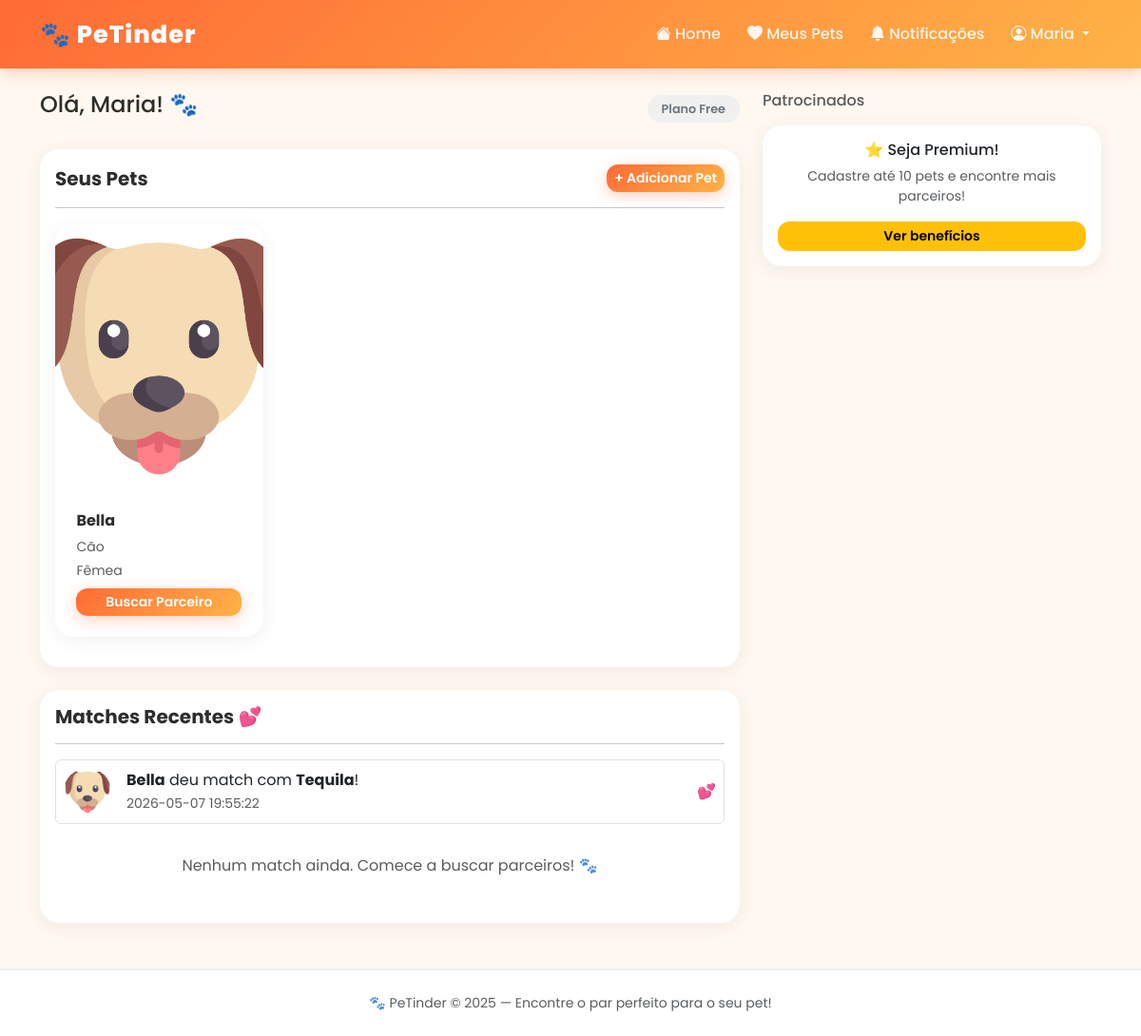
The app's page /home (signed in) with its own data.
### app/models/usuario.py (models this page shows, shortened)
class Usuario(UserMixin, db.Model):
    __tablename__ = 'usuario' # Diz ao SQL qual a tabela do banco esse modelo representa
    id = db.Column(db.Integer, primary_key=True)
    nome = db.Column(db.String(40), nullable=False)
    email = db.Column(db.String(30), unique=True, nullable=False)
    cpf = db.Column(db.String(11), nullable=False)
    endereco = db.Column(db.String(100))
    id_cidade = db.Column(db.Integer, db.ForeignKey('cidade.id'), nullable=False) # Chave estrangeira
    senha = db.Column(db.String(255), nullable=False)
    plano = db.Column(db.String(10), default='free')
    animais = db.relationship('Animal', backref='dono', lazy=True)
    notificacoes = db.relationship('Notificacao', backref='usuario', lazy=True)
    @login_manager.user_loader # Avisa o FlaskLogin que essa a função abaixo é responsável por carregar usuários (decorador)
    def load_user(user_id): # Recebe o user_id salvo no cookie do navegador
        return Usuario.query.get(int(user_id)) # Verifica o usuário no banco pelo ID e devolve ele

### app/models/animal.py (models this page shows, shortened)
class Animal(db.Model):
    __tablename__ = 'animal'
    id = db.Column(db.Integer, primary_key=True)
    nome = db.Column(db.String(40), nullable=False)
    idade = db.Column(db.Integer)
    genero = db.Column(db.String(1), nullable=False)
    foto = db.Column(db.String(255))
    pedigree = db.Column(db.Integer, default=0)
    descricao = db.Column(db.Text)
    id_especie = db.Column(db.Integer, db.ForeignKey('especie.id'), nullable=False)
    id_raca = db.Column(db.Integer, db.ForeignKey('raca.id'))
    id_usuario = db.Column(db.Integer, db.ForeignKey('usuario.id'), nullable=False)
    especie = db.relationship('Especie', backref='animais', lazy=True)
    raca = db.relationship('Raca', backref='animais', lazy=True)
    def get_genero(self):
        if self.genero == 'M':
            return 'Macho'
        return 'Fêmea'
    def get_foto(self):
        if self.foto:
            return f'/static/uploads/{self.foto}'
        return '/static/img/pet-default.png'

### app/models/especie.py (models this page shows, shortened)
class Especie(db.Model):
    __tablename__ = 'especie'
    id = db.Column(db.Integer, primary_key=True)
    nome = db.Column(db.String(20), nullable=False)

### app/models/match.py (models this page shows, shortened)
class Match(db.Model):
    __tablename__ = 'match'
    id = db.Column(db.Integer, primary_key=True)
    id_animal_1 = db.Column(db.Integer, db.ForeignKey('animal.id'), nullable=False) # Chave estrangeira
    id_animal_2 = db.Column(db.Integer, db.ForeignKey('animal.id'), nullable=False) # Chave estrangeira
    data = db.Column(db.Text, nullable=False, default=datetime.now().strftime('%Y-%m-%d %H:%M:%S')) # Data formatada
    animal_1 = db.relationship('Animal', foreign_keys=[id_animal_1], backref='matches_feitos')
    animal_2 = db.relationship('Animal', foreign_keys=[id_animal_2], backref='matches_recebidos')
    def get_outro_animal(self, animal_id): # Essa função retorna a partir do id de um animal, o outro animal com quem ele fez o match
        if self.id_animal_1 == animal_id:
            return self.animal_2
        return self.animal_1

### app/routes/main.py (the view)
@main.route('/') # Endereços da rota home
@main.route('/home') # Os dois levam pra mesma página
@login_required # Protege a rota, só entra quem estiver logado
def home():
    from app.models.anuncio import Anuncio # Importa o modelo anuncio
    anuncios = Anuncio.query.filter_by(ativo=1).all() # Busca todos anuncios no banco
    return render_template('home.html', anuncios=anuncios) # Renderiza a home e passa a lista de anúncios

### app/templates/home.html (shortened to what this page needs)
{% extends 'base.html' %}
{% block content %}
<div class="row">
    <div class="col-lg-8">
        <div class="d-flex justify-content-between align-items-center mb-4">
            <h4>Olá, {{ current_user.nome }}! 🐾</h4>
            {% if current_user.plano == 'free' %}
                <span class="badge-plano-free">Plano Free</span>
            {% else %}
                <span class="badge-plano-premium">⭐ Premium</span>
            {% endif %}
        </div>
        <div class="card mb-4">
            <div class="card-body">
                <div class="d-flex justify-content-between align-items-center">
                    <h5 class="card-title mb-0">Seus Pets</h5>
                    <a href="{{ url_for('pets.novo_pet') }}" class="btn btn-danger btn-sm">
                        + Adicionar Pet
                    </a>
                </div>
                <hr>
                {% if current_user.animais %}
                    <div class="row">
                        {% for animal in current_user.animais %}
                            <div class="col-md-4 mb-3">
                                <div class="card pet-card">
                                    <img src="{{ animal.get_foto() }}" alt="{{ animal.nome }}">
                                    <div class="card-body">
                                        <h6 class="card-title">{{ animal.nome }}</h6>
                                        <p class="text-muted small mb-1">{{ animal.especie.nome }}</p>
                                        <p class="text-muted small mb-2">{{ animal.get_genero() }}</p>
                                        <a href="{{ url_for('pets.buscar', animal_id=animal.id) }}"
                                           class="btn btn-danger btn-sm w-100">
                                            Buscar Parceiro
                                        </a>
                                    </div>
                                </div>
                            </div>
                        {% endfor %}
                    </div>
                {% endif %}
            </div>
        </div>
        <div class="card">
            <div class="card-body">
                <h5 class="card-title">Matches Recentes 💕</h5>
                <hr>
                {% set tem_match = false %}
                {% for animal in current_user.animais %}
                    {% for match in animal.matches_feitos %}
                        {% set tem_match = true %}
                        <div class="d-flex align-items-center mb-3 p-2 border rounded">
                            <img src="{{ animal.get_foto() }}"
                                 class="rounded-circle me-3"
                                 style="width:50px;height:50px;object-fit:cover">
                            <div>
                                <strong>{{ animal.nome }}</strong> deu match com
                                <strong>{{ match.get_outro_animal(animal.id).nome }}</strong>!
                                <br>
                                <small class="text-muted">{{ match.data }}</small>
                            </div>
                            <span class="ms-auto">💕</span>
                        </div>
                    {% endfor %}
                {% endfor %}
                {% if not tem_match %}
                    <p class="text-muted text-center py-3">
                        Nenhum match ainda. Comece a buscar parceiros! 🐾
                    </p>
                {% endif %}
            </div>
        </div>
    </div>
    <div class="col-lg-4">
        <h6 class="text-muted mb-3">Patrocinados</h6>
        {% if current_user.plano == 'free' %}
            <div class="card border-warning mt-3">
                <div class="card-body text-center">
                    <h6>⭐ Seja Premium!</h6>
                    <p class="small text-muted">
                        Cadastre até 10 pets e encontre mais parceiros!
                    </p>
                    <a href="{{ url_for('main.premium') }}" class="btn btn-warning btn-sm w-100">
                        Ver benefícios
                    </a>
                </div>
            </div>
        {% endif %}
    </div>
</div>
{% endblock %}

### app/templates/base.html (shortened to what this page needs)
<!DOCTYPE html>
<html lang="pt-br">
<head>
    <link href="https://cdn.jsdelivr.net/npm/bootstrap@5.3.0/dist/css/bootstrap.min.css" rel="stylesheet">
    <link href="https://cdn.jsdelivr.net/npm/bootstrap-icons@1.10.0/font/bootstrap-icons.css" rel="stylesheet">
    <link rel="stylesheet" href="{{ url_for('static', filename='css/style.css') }}">
</head>
<body>
    <nav class="navbar navbar-expand-lg navbar-dark">
        <div class="container">
            <a class="navbar-brand" href="{{ url_for('main.home') }}">
                🐾 PeTinder
            </a>
            <div class="collapse navbar-collapse" id="navbarNav">
                <ul class="navbar-nav ms-auto align-items-center gap-1">
                    {% if current_user.is_authenticated %}
                        <li class="nav-item">
                            <a class="nav-link" href="{{ url_for('main.home') }}">
                                <i class="bi bi-house-fill"></i> Home
                            </a>
                        </li>
                        <li class="nav-item">
                            <a class="nav-link" href="{{ url_for('pets.meus_pets') }}">
                                <i class="bi bi-heart-fill"></i> Meus Pets
                            </a>
                        </li>
                        <li class="nav-item">
                            <a class="nav-link position-relative" href="{{ url_for('main.notificacoes') }}">
                                <i class="bi bi-bell-fill"></i> Notificações
                                {% set nao_lidas = current_user.notificacoes|selectattr('lida', 'equalto', 0)|list|length %}
                            </a>
                        </li>
                        <li class="nav-item dropdown">
                            <a class="nav-link dropdown-toggle" href="#" data-bs-toggle="dropdown">
                                <i class="bi bi-person-circle"></i> {{ current_user.nome.split()[0] }}
                            </a>
                        </li>
                    {% endif %}
                </ul>
            </div>
        </div>
    </nav>
    <main class="container my-4">
        {% block content %}
        {% endblock %}
    </main>
    <footer class="text-center py-4 mt-5">
        <p class="mb-0 text-muted small">
            🐾 PeTinder &copy; 2025 — Encontre o par perfeito para o seu pet!
        </p>
    </footer>
</body>
</html>

### app/static/css/style.css (style rules this page uses)
:root { --cor-primaria: #FF6B35; --cor-secundaria: #FFB347; --cor-escura: #2D2D2D; --cor-clara: #FFF8F0; --cor-cinza: #6c757d; --sombra: 0 8px 30px rgba(255, 107, 53, 0.15); --sombra-hover: 0 15px 40px rgba(255, 107, 53, 0.3); --borda-radius: 20px; }
body { background-color: var(--cor-clara); font-family: 'Segoe UI', sans-serif; color: var(--cor-escura); }
a { text-decoration: none; }
.navbar { background: linear-gradient(135deg, var(--cor-primaria), var(--cor-secundaria)) !important; box-shadow: 0 4px 15px rgba(255, 107, 53, 0.3); padding: 12px 0; }
.navbar-brand { font-size: 1.6rem; font-weight: 800; letter-spacing: 1px; color: white !important; }
.navbar .nav-link { color: rgba(255,255,255,0.9) !important; font-weight: 500; transition: all 0.2s; border-radius: 10px; padding: 6px 12px !important; }
.pet-card { border: none; border-radius: var(--borda-radius); overflow: hidden; box-shadow: var(--sombra); transition: all 0.3s ease; cursor: pointer; background: white; }
.pet-card img { width: 100%; height: 280px; object-fit: cover; transition: transform 0.3s ease; }
.pet-card .card-body { padding: 1.4rem; }
.btn-danger { background: linear-gradient(135deg, var(--cor-primaria), var(--cor-secundaria)); border: none; border-radius: 12px; font-weight: 600; transition: all 0.2s ease; box-shadow: 0 4px 15px rgba(255, 107, 53, 0.3); }
.btn-warning { border-radius: 12px; font-weight: 600; transition: all 0.2s ease; }
.badge-plano-free { background: #f0f0f0; color: var(--cor-cinza); padding: 5px 15px; border-radius: 20px; font-size: 0.8rem; font-weight: 600; }
.card { border: none; border-radius: var(--borda-radius); box-shadow: 0 4px 20px rgba(0,0,0,0.06); }
.card-title { font-weight: 700; color: var(--cor-escura); }
footer { background: white !important; border-top: 2px solid #f0f0f0 !important; color: var(--cor-cinza); }

### app/templates/base.html (style rules this page uses)
body { font-family: 'Poppins', sans-serif; }

### records on screen
Usuario: nome "Maria"
Animal: nome "Bella", especie.nome "Cão", get_genero "Fêmea"
Match: get_outro_animal "Tequila", data "2026-05-07 19:55:22"
